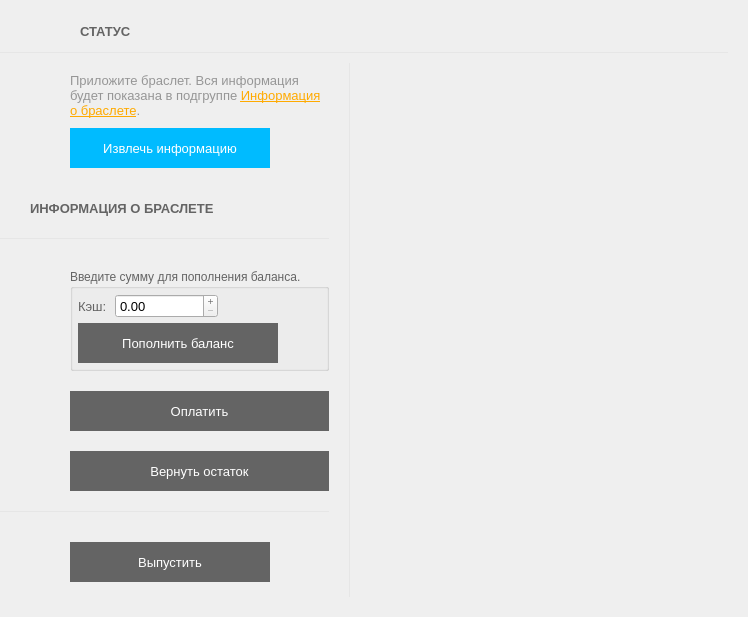
<?xml version="1.0" encoding="UTF-8"?>
<ui version="4.0">
 <class>StatusForm</class>
 <widget class="QWidget" name="StatusForm">
  <property name="geometry">
   <rect>
    <x>0</x>
    <y>0</y>
    <width>748</width>
    <height>612</height>
   </rect>
  </property>
  <property name="windowTitle">
   <string>Form</string>
  </property>
  <layout class="QVBoxLayout" name="verticalLayout_10" stretch="0,0,1">
   <property name="spacing">
    <number>10</number>
   </property>
   <property name="leftMargin">
    <number>0</number>
   </property>
   <property name="topMargin">
    <number>20</number>
   </property>
   <property name="rightMargin">
    <number>20</number>
   </property>
   <property name="bottomMargin">
    <number>20</number>
   </property>
   <item>
    <layout class="QHBoxLayout" name="horizontalLayout">
     <property name="leftMargin">
      <number>30</number>
     </property>
     <item>
      <widget class="QPushButton" name="back_but">
       <property name="cursor">
        <cursorShape>PointingHandCursor</cursorShape>
       </property>
       <property name="text">
        <string/>
       </property>
       <property name="icon">
        <iconset resource="../clientresources.qrc">
         <normaloff>:/resources/glyphs/15.png</normaloff>:/resources/glyphs/15.png</iconset>
       </property>
       <property name="flat">
        <bool>true</bool>
       </property>
      </widget>
     </item>
     <item>
      <widget class="QLabel" name="label_4">
       <property name="font">
        <font>
         <pointsize>10</pointsize>
         <weight>75</weight>
         <bold>true</bold>
        </font>
       </property>
       <property name="styleSheet">
        <string notr="true">color: rgb(100, 100, 100);</string>
       </property>
       <property name="text">
        <string>СТАТУС</string>
       </property>
      </widget>
     </item>
     <item>
      <spacer name="horizontalSpacer_2">
       <property name="orientation">
        <enum>Qt::Horizontal</enum>
       </property>
       <property name="sizeHint" stdset="0">
        <size>
         <width>40</width>
         <height>20</height>
        </size>
       </property>
      </spacer>
     </item>
    </layout>
   </item>
   <item>
    <widget class="Line" name="line">
     <property name="minimumSize">
      <size>
       <width>0</width>
       <height>1</height>
      </size>
     </property>
     <property name="maximumSize">
      <size>
       <width>16777215</width>
       <height>1</height>
      </size>
     </property>
     <property name="styleSheet">
      <string notr="true">background-color:rgba(230, 230, 230, 255);
</string>
     </property>
     <property name="lineWidth">
      <number>0</number>
     </property>
     <property name="orientation">
      <enum>Qt::Horizontal</enum>
     </property>
    </widget>
   </item>
   <item>
    <layout class="QHBoxLayout" name="horizontalLayout_10" stretch="0,0,1">
     <property name="spacing">
      <number>20</number>
     </property>
     <property name="rightMargin">
      <number>0</number>
     </property>
     <item>
      <layout class="QVBoxLayout" name="verticalLayout_5" stretch="0,0,0,1,0,0">
       <item>
        <layout class="QHBoxLayout" name="horizontalLayout_2">
         <property name="spacing">
          <number>20</number>
         </property>
         <property name="leftMargin">
          <number>30</number>
         </property>
         <property name="topMargin">
          <number>10</number>
         </property>
         <item>
          <layout class="QVBoxLayout" name="verticalLayout_2">
           <property name="spacing">
            <number>5</number>
           </property>
           <property name="topMargin">
            <number>0</number>
           </property>
           <property name="rightMargin">
            <number>0</number>
           </property>
           <item>
            <widget class="QLabel" name="label_3">
             <property name="font">
              <font>
               <pointsize>12</pointsize>
              </font>
             </property>
             <property name="pixmap">
              <pixmap resource="../clientresources.qrc">:/resources/glyphs/33.png</pixmap>
             </property>
             <property name="alignment">
              <set>Qt::AlignLeading|Qt::AlignLeft|Qt::AlignTop</set>
             </property>
            </widget>
           </item>
           <item>
            <spacer name="verticalSpacer">
             <property name="orientation">
              <enum>Qt::Vertical</enum>
             </property>
             <property name="sizeHint" stdset="0">
              <size>
               <width>20</width>
               <height>40</height>
              </size>
             </property>
            </spacer>
           </item>
          </layout>
         </item>
         <item>
          <layout class="QVBoxLayout" name="verticalLayout">
           <property name="spacing">
            <number>10</number>
           </property>
           <item>
            <widget class="QLabel" name="label_5">
             <property name="sizePolicy">
              <sizepolicy hsizetype="Preferred" vsizetype="Minimum">
               <horstretch>0</horstretch>
               <verstretch>0</verstretch>
              </sizepolicy>
             </property>
             <property name="font">
              <font>
               <pointsize>10</pointsize>
              </font>
             </property>
             <property name="text">
              <string>&lt;html&gt;&lt;head/&gt;&lt;body&gt;&lt;p&gt;&lt;span style=&quot; color:#969696;&quot;&gt;Приложите браслет. Вся информация будет показана в подгруппе &lt;/span&gt;&lt;span style=&quot; text-decoration: underline; color:#ffaa00;&quot;&gt;Информация о браслете&lt;/span&gt;&lt;span style=&quot; color:#969696;&quot;&gt;.&lt;/span&gt;&lt;/p&gt;&lt;/body&gt;&lt;/html&gt;</string>
             </property>
             <property name="wordWrap">
              <bool>true</bool>
             </property>
            </widget>
           </item>
           <item>
            <layout class="QHBoxLayout" name="horizontalLayout_5">
             <item>
              <widget class="QPushButton" name="retrieve_info_but">
               <property name="enabled">
                <bool>true</bool>
               </property>
               <property name="minimumSize">
                <size>
                 <width>200</width>
                 <height>40</height>
                </size>
               </property>
               <property name="font">
                <font>
                 <pointsize>10</pointsize>
                </font>
               </property>
               <property name="styleSheet">
                <string notr="true">QAbstractButton{
color: rgb(255, 255, 255);
border:none;
background-color: rgb(100, 100, 100);
}
QAbstractButton:enabled:hover{

	background-color: rgb(0, 187, 255,50%);

}
QAbstractButton:enabled{
	background-color: rgb(0, 187, 255);
}</string>
               </property>
               <property name="text">
                <string>Извлечь информацию</string>
               </property>
              </widget>
             </item>
             <item>
              <spacer name="horizontalSpacer">
               <property name="orientation">
                <enum>Qt::Horizontal</enum>
               </property>
               <property name="sizeHint" stdset="0">
                <size>
                 <width>40</width>
                 <height>20</height>
                </size>
               </property>
              </spacer>
             </item>
            </layout>
           </item>
          </layout>
         </item>
        </layout>
       </item>
       <item>
        <layout class="QHBoxLayout" name="horizontalLayout_3">
         <property name="spacing">
          <number>10</number>
         </property>
         <property name="leftMargin">
          <number>30</number>
         </property>
         <property name="topMargin">
          <number>10</number>
         </property>
         <item>
          <widget class="QLabel" name="label_6">
           <property name="font">
            <font>
             <pointsize>10</pointsize>
             <weight>75</weight>
             <bold>true</bold>
            </font>
           </property>
           <property name="styleSheet">
            <string notr="true">color: rgb(100, 100, 100);</string>
           </property>
           <property name="text">
            <string>ИНФОРМАЦИЯ О БРАСЛЕТЕ</string>
           </property>
          </widget>
         </item>
         <item>
          <spacer name="horizontalSpacer_3">
           <property name="orientation">
            <enum>Qt::Horizontal</enum>
           </property>
           <property name="sizeHint" stdset="0">
            <size>
             <width>40</width>
             <height>20</height>
            </size>
           </property>
          </spacer>
         </item>
        </layout>
       </item>
       <item>
        <widget class="Line" name="line_2">
         <property name="minimumSize">
          <size>
           <width>0</width>
           <height>1</height>
          </size>
         </property>
         <property name="maximumSize">
          <size>
           <width>16777215</width>
           <height>1</height>
          </size>
         </property>
         <property name="styleSheet">
          <string notr="true">background-color:rgba(230, 230, 230, 255);
</string>
         </property>
         <property name="lineWidth">
          <number>0</number>
         </property>
         <property name="orientation">
          <enum>Qt::Horizontal</enum>
         </property>
        </widget>
       </item>
       <item>
        <layout class="QHBoxLayout" name="horizontalLayout_4" stretch="0,0">
         <property name="spacing">
          <number>20</number>
         </property>
         <property name="leftMargin">
          <number>30</number>
         </property>
         <property name="topMargin">
          <number>10</number>
         </property>
         <item>
          <layout class="QVBoxLayout" name="verticalLayout_3">
           <property name="spacing">
            <number>5</number>
           </property>
           <property name="topMargin">
            <number>0</number>
           </property>
           <property name="rightMargin">
            <number>0</number>
           </property>
           <item>
            <widget class="QLabel" name="label_7">
             <property name="font">
              <font>
               <pointsize>12</pointsize>
              </font>
             </property>
             <property name="pixmap">
              <pixmap resource="../clientresources.qrc">:/resources/glyphs/4.png</pixmap>
             </property>
             <property name="alignment">
              <set>Qt::AlignLeading|Qt::AlignLeft|Qt::AlignTop</set>
             </property>
            </widget>
           </item>
           <item>
            <spacer name="verticalSpacer_3">
             <property name="orientation">
              <enum>Qt::Vertical</enum>
             </property>
             <property name="sizeHint" stdset="0">
              <size>
               <width>20</width>
               <height>40</height>
              </size>
             </property>
            </spacer>
           </item>
          </layout>
         </item>
         <item>
          <layout class="QVBoxLayout" name="verticalLayout_4">
           <property name="spacing">
            <number>20</number>
           </property>
           <item>
            <widget class="QGroupBox" name="groupBox">
             <property name="palette">
              <palette>
               <active>
                <colorrole role="WindowText">
                 <brush brushstyle="SolidPattern">
                  <color alpha="255">
                   <red>100</red>
                   <green>100</green>
                   <blue>100</blue>
                  </color>
                 </brush>
                </colorrole>
               </active>
               <inactive>
                <colorrole role="WindowText">
                 <brush brushstyle="SolidPattern">
                  <color alpha="255">
                   <red>100</red>
                   <green>100</green>
                   <blue>100</blue>
                  </color>
                 </brush>
                </colorrole>
               </inactive>
               <disabled>
                <colorrole role="WindowText">
                 <brush brushstyle="SolidPattern">
                  <color alpha="255">
                   <red>120</red>
                   <green>120</green>
                   <blue>120</blue>
                  </color>
                 </brush>
                </colorrole>
               </disabled>
              </palette>
             </property>
             <property name="title">
              <string>Введите сумму для пополнения баланса.</string>
             </property>
             <layout class="QVBoxLayout" name="verticalLayout_6">
              <property name="spacing">
               <number>5</number>
              </property>
              <property name="leftMargin">
               <number>5</number>
              </property>
              <property name="topMargin">
               <number>5</number>
              </property>
              <property name="rightMargin">
               <number>5</number>
              </property>
              <property name="bottomMargin">
               <number>5</number>
              </property>
              <item>
               <layout class="QHBoxLayout" name="horizontalLayout_8">
                <item>
                 <widget class="QLabel" name="label_28">
                  <property name="font">
                   <font>
                    <pointsize>10</pointsize>
                   </font>
                  </property>
                  <property name="text">
                   <string>Кэш: </string>
                  </property>
                  <property name="buddy">
                   <cstring>cash_doubleSpinBox</cstring>
                  </property>
                 </widget>
                </item>
                <item>
                 <widget class="QDoubleSpinBox" name="cash_doubleSpinBox">
                  <property name="sizePolicy">
                   <sizepolicy hsizetype="Expanding" vsizetype="Fixed">
                    <horstretch>0</horstretch>
                    <verstretch>0</verstretch>
                   </sizepolicy>
                  </property>
                  <property name="maximumSize">
                   <size>
                    <width>160</width>
                    <height>16777215</height>
                   </size>
                  </property>
                  <property name="font">
                   <font>
                    <pointsize>10</pointsize>
                   </font>
                  </property>
                  <property name="buttonSymbols">
                   <enum>QAbstractSpinBox::PlusMinus</enum>
                  </property>
                  <property name="decimals">
                   <number>2</number>
                  </property>
                  <property name="maximum">
                   <double>10000000.000000000000000</double>
                  </property>
                  <property name="singleStep">
                   <double>500.000000000000000</double>
                  </property>
                 </widget>
                </item>
                <item>
                 <spacer name="horizontalSpacer_6">
                  <property name="orientation">
                   <enum>Qt::Horizontal</enum>
                  </property>
                  <property name="sizeHint" stdset="0">
                   <size>
                    <width>40</width>
                    <height>20</height>
                   </size>
                  </property>
                 </spacer>
                </item>
               </layout>
              </item>
              <item>
               <layout class="QHBoxLayout" name="horizontalLayout_6">
                <item>
                 <widget class="QPushButton" name="add_ballance_but">
                  <property name="enabled">
                   <bool>false</bool>
                  </property>
                  <property name="minimumSize">
                   <size>
                    <width>200</width>
                    <height>40</height>
                   </size>
                  </property>
                  <property name="font">
                   <font>
                    <pointsize>10</pointsize>
                   </font>
                  </property>
                  <property name="styleSheet">
                   <string notr="true">QAbstractButton{
color: rgb(255, 255, 255);
border:none;
background-color: rgb(100, 100, 100);
}
QAbstractButton:enabled:hover{

	background-color: rgb(0, 187, 255,50%);

}
QAbstractButton:enabled{
	background-color: rgb(0, 187, 255);
}</string>
                  </property>
                  <property name="text">
                   <string>Пополнить баланс</string>
                  </property>
                 </widget>
                </item>
                <item>
                 <spacer name="horizontalSpacer_4">
                  <property name="orientation">
                   <enum>Qt::Horizontal</enum>
                  </property>
                  <property name="sizeHint" stdset="0">
                   <size>
                    <width>40</width>
                    <height>20</height>
                   </size>
                  </property>
                 </spacer>
                </item>
               </layout>
              </item>
             </layout>
            </widget>
           </item>
           <item>
            <widget class="QPushButton" name="pay_but">
             <property name="enabled">
              <bool>false</bool>
             </property>
             <property name="minimumSize">
              <size>
               <width>200</width>
               <height>40</height>
              </size>
             </property>
             <property name="font">
              <font>
               <pointsize>10</pointsize>
              </font>
             </property>
             <property name="styleSheet">
              <string notr="true">QAbstractButton{
color: rgb(255, 255, 255);
border:none;
background-color: rgb(100, 100, 100);
}
QAbstractButton:enabled:hover{

	background-color: rgb(0, 187, 255,50%);

}
QAbstractButton:enabled{
	background-color: rgb(0, 187, 255);
}</string>
             </property>
             <property name="text">
              <string>Оплатить</string>
             </property>
            </widget>
           </item>
           <item>
            <widget class="QPushButton" name="return_money_but">
             <property name="enabled">
              <bool>false</bool>
             </property>
             <property name="minimumSize">
              <size>
               <width>200</width>
               <height>40</height>
              </size>
             </property>
             <property name="font">
              <font>
               <pointsize>10</pointsize>
              </font>
             </property>
             <property name="styleSheet">
              <string notr="true">QAbstractButton{
color: rgb(255, 255, 255);
border:none;
background-color: rgb(100, 100, 100);
}
QAbstractButton:enabled:hover{

	background-color: rgb(0, 187, 255,50%);

}
QAbstractButton:enabled{
	background-color: rgb(0, 187, 255);
}</string>
             </property>
             <property name="text">
              <string>Вернуть остаток</string>
             </property>
            </widget>
           </item>
           <item>
            <spacer name="verticalSpacer_4">
             <property name="orientation">
              <enum>Qt::Vertical</enum>
             </property>
             <property name="sizeHint" stdset="0">
              <size>
               <width>20</width>
               <height>40</height>
              </size>
             </property>
            </spacer>
           </item>
          </layout>
         </item>
        </layout>
       </item>
       <item>
        <widget class="Line" name="line_4">
         <property name="minimumSize">
          <size>
           <width>0</width>
           <height>1</height>
          </size>
         </property>
         <property name="maximumSize">
          <size>
           <width>16777215</width>
           <height>1</height>
          </size>
         </property>
         <property name="styleSheet">
          <string notr="true">background-color:rgba(230, 230, 230, 255);
</string>
         </property>
         <property name="lineWidth">
          <number>0</number>
         </property>
         <property name="orientation">
          <enum>Qt::Horizontal</enum>
         </property>
        </widget>
       </item>
       <item>
        <layout class="QHBoxLayout" name="horizontalLayout_7">
         <property name="spacing">
          <number>20</number>
         </property>
         <property name="leftMargin">
          <number>30</number>
         </property>
         <property name="topMargin">
          <number>10</number>
         </property>
         <item>
          <layout class="QVBoxLayout" name="verticalLayout_7">
           <property name="spacing">
            <number>5</number>
           </property>
           <property name="topMargin">
            <number>0</number>
           </property>
           <property name="rightMargin">
            <number>0</number>
           </property>
           <item>
            <widget class="QLabel" name="label_8">
             <property name="font">
              <font>
               <pointsize>12</pointsize>
              </font>
             </property>
             <property name="pixmap">
              <pixmap resource="../clientresources.qrc">:/resources/glyphs/16.png</pixmap>
             </property>
             <property name="alignment">
              <set>Qt::AlignLeading|Qt::AlignLeft|Qt::AlignTop</set>
             </property>
            </widget>
           </item>
           <item>
            <spacer name="verticalSpacer_2">
             <property name="orientation">
              <enum>Qt::Vertical</enum>
             </property>
             <property name="sizeHint" stdset="0">
              <size>
               <width>20</width>
               <height>40</height>
              </size>
             </property>
            </spacer>
           </item>
          </layout>
         </item>
         <item>
          <layout class="QVBoxLayout" name="verticalLayout_9" stretch="0,1">
           <property name="spacing">
            <number>0</number>
           </property>
           <item>
            <layout class="QHBoxLayout" name="horizontalLayout_9">
             <property name="spacing">
              <number>10</number>
             </property>
             <item>
              <widget class="QPushButton" name="allow_but">
               <property name="enabled">
                <bool>false</bool>
               </property>
               <property name="minimumSize">
                <size>
                 <width>200</width>
                 <height>40</height>
                </size>
               </property>
               <property name="font">
                <font>
                 <pointsize>10</pointsize>
                </font>
               </property>
               <property name="styleSheet">
                <string notr="true">QAbstractButton{
color: rgb(255, 255, 255);
border:none;
background-color: rgb(100, 100, 100);
}
QAbstractButton:enabled:hover{
background-color:rgb(60,179,113,50%);
}
QAbstractButton:enabled{
background-color:rgb(60,179,113);
}</string>
               </property>
               <property name="text">
                <string>Выпустить</string>
               </property>
              </widget>
             </item>
             <item>
              <spacer name="horizontalSpacer_5">
               <property name="orientation">
                <enum>Qt::Horizontal</enum>
               </property>
               <property name="sizeHint" stdset="0">
                <size>
                 <width>40</width>
                 <height>20</height>
                </size>
               </property>
              </spacer>
             </item>
            </layout>
           </item>
           <item>
            <spacer name="verticalSpacer_5">
             <property name="orientation">
              <enum>Qt::Vertical</enum>
             </property>
             <property name="sizeHint" stdset="0">
              <size>
               <width>20</width>
               <height>40</height>
              </size>
             </property>
            </spacer>
           </item>
          </layout>
         </item>
        </layout>
       </item>
      </layout>
     </item>
     <item>
      <widget class="Line" name="line_3">
       <property name="minimumSize">
        <size>
         <width>1</width>
         <height>0</height>
        </size>
       </property>
       <property name="maximumSize">
        <size>
         <width>1</width>
         <height>16777215</height>
        </size>
       </property>
       <property name="styleSheet">
        <string notr="true">background-color:rgba(230, 230, 230, 255);
</string>
       </property>
       <property name="lineWidth">
        <number>0</number>
       </property>
       <property name="orientation">
        <enum>Qt::Vertical</enum>
       </property>
      </widget>
     </item>
     <item>
      <widget class="QFrame" name="transactions_frame">
       <property name="frameShape">
        <enum>QFrame::NoFrame</enum>
       </property>
       <property name="frameShadow">
        <enum>QFrame::Raised</enum>
       </property>
       <property name="lineWidth">
        <number>0</number>
       </property>
       <layout class="QVBoxLayout" name="verticalLayout_8">
        <property name="spacing">
         <number>0</number>
        </property>
        <property name="leftMargin">
         <number>0</number>
        </property>
        <property name="topMargin">
         <number>0</number>
        </property>
        <property name="rightMargin">
         <number>0</number>
        </property>
        <property name="bottomMargin">
         <number>0</number>
        </property>
       </layout>
      </widget>
     </item>
    </layout>
   </item>
  </layout>
 </widget>
 <tabstops>
  <tabstop>pay_but</tabstop>
  <tabstop>back_but</tabstop>
 </tabstops>
 <resources>
  <include location="../clientresources.qrc"/>
 </resources>
 <connections/>
</ui>
